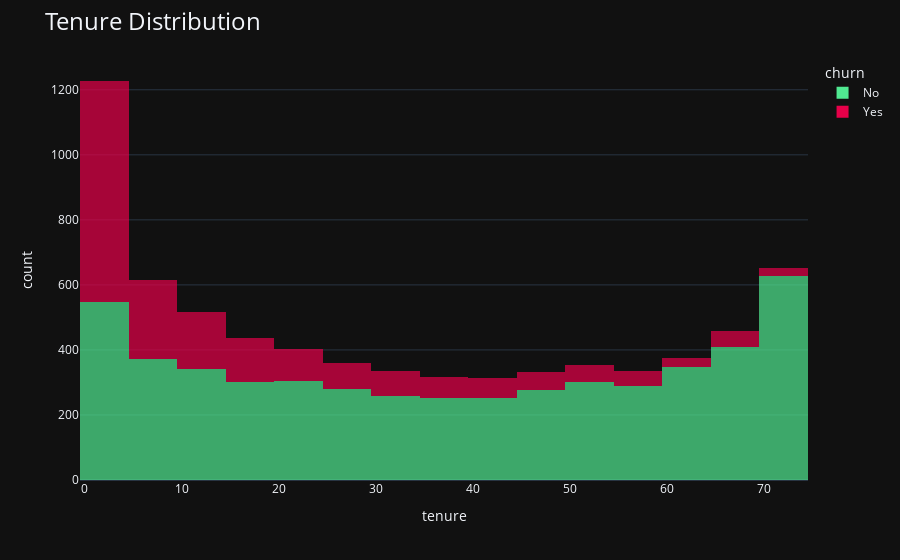

Notebook code for this chart:
### Code cell
color_discrete_map = {'No': categorical_palette[2], 'Yes': categorical_palette[0]}


fig = px.histogram(df, x="tenure", color="churn", template = 'plotly_dark', color_discrete_map=color_discrete_map, opacity = 0.7, nbins = 20)

fig.update_layout(title = "Tenure Distribution", title_font = dict(size=24), showlegend=True)
fig.show()

### Figure 1 — Plotly figure (JSON) as saved in the notebook; plotly's stock layout.template omitted (floating-point values rounded to 4 significant figures; data arrays with more than 128 entries replaced by an {"elided": "..."} marker saying what was removed)
{"data": [{"bingroup": "x", "hovertemplate": "churn=No<br>tenure=%{x}<br>count=%{y}<extra></extra>", "legendgroup": "No", "marker": {"color": "#50e991", "opacity": 0.7, "pattern": {"shape": ""}}, "name": "No", "nbinsx": 20, "orientation": "v", "showlegend": true, "type": "histogram", "x": {"elided": "5163 int values"}, "xaxis": "x", "yaxis": "y"}, {"bingroup": "x", "hovertemplate": "churn=Yes<br>tenure=%{x}<br>count=%{y}<extra></extra>", "legendgroup": "Yes", "marker": {"color": "#e60049", "opacity": 0.7, "pattern": {"shape": ""}}, "name": "Yes", "nbinsx": 20, "orientation": "v", "showlegend": true, "type": "histogram", "x": {"elided": "1869 int values"}, "xaxis": "x", "yaxis": "y"}], "layout": {"barmode": "relative", "legend": {"title": {"text": "churn"}, "tracegroupgap": 0}, "margin": {"t": 60}, "showlegend": true, "title": {"font": {"size": 24}, "text": "Tenure Distribution"}, "xaxis": {"anchor": "y", "domain": [0, 1], "title": {"text": "tenure"}}, "yaxis": {"anchor": "x", "domain": [0, 1], "title": {"text": "count"}}}}
